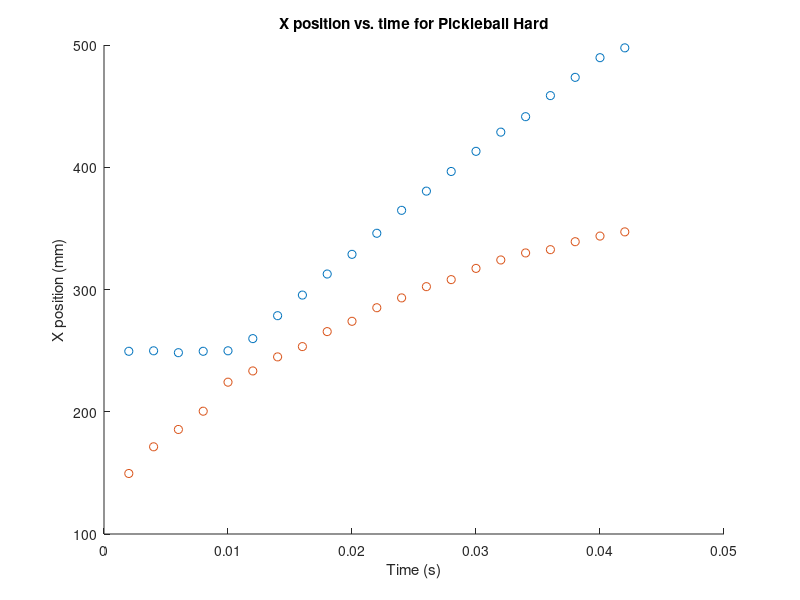

This figure's MATLAB source: (Note: this script raises an error after producing the figure.)
data = load('results_collision_pickleball_hard_speed.txt');

t = data(:,1); 
rack_x = data(:,2); 
rack_y = data(:,3); 
ball_x = data(:,4); 
ball_y = data(:,5); 

n = length(t); 

rack_vx = zeros(n,1);
rack_vy = zeros(n,1);

ball_vx = zeros(n,1);
ball_vy = zeros(n,1);

%% --- Manually Calculated Data ---
% Enter per video

step_size = 2; 
t_contact_start = 0.008; 
i_contact_start = t_contact_start * (1000/step_size); %% get index (multiply by fps/steps)

t_contact_end = 0.012; 
i_contact_end = t_contact_end * (1000/step_size);

h_before = 0.268; 
h_after = 0.106; 

cor = sqrt(h_after/h_before); 

fprintf('COR: %.3f\n', cor);

mass_rack = 211 / 1000;
mass_ball = 26 / 1000; 


%% --- Velocity (central difference) ---
for i = 2:n-1
    dt = t(i+1) - t(i-1);
    rack_vx(i) = (rack_x(i+1) - rack_x(i-1)) / dt;
    rack_vy(i) = (rack_y(i+1) - rack_y(i-1)) / dt;

    ball_vx(i) = (ball_x(i+1) - ball_x(i-1)) / dt;
    ball_vy(i) = (ball_y(i+1) - ball_y(i-1)) / dt;
end

rack_vx(1) = (rack_x(2) - rack_x(1)) / (t(2) - t(1));
rack_vy(1) = (rack_y(2) - rack_y(1)) / (t(2) - t(1));

ball_vx(1) = (ball_x(2) - ball_x(1)) / (t(2) - t(1));
ball_vy(1) = (ball_y(2) - ball_y(1)) / (t(2) - t(1));

%% --- Plotting (position, velocity) --- 

figure; 
hold on; 
scatter(t, ball_x); 
scatter(t, rack_x); 
ylabel('X position (mm)'); 
xlabel('Time (s)'); 
title('X position vs. time for Pickleball Hard')
xline(t_contact_start, '--');
xline(t_contact_end, '-.')

legend('Ball', 'Racket', 'Contact Point');


hold off; 

figure; 
hold on; 
scatter(t, ball_vx); 
scatter(t, rack_vy); 
ylabel('X velocity (mm/s)'); 
xlabel('Time (s)'); 
title('X velocity vs. time for Pickleball Hard')
xline(t_contact_start, '--');
xline(t_contact_end, '-.')
legend('Ball', 'Racket', 'Contact Start', 'Contact End');

%% --- Expected Velocity Analysis --- 


ball_v_before = mean(ball_vx(1:i_contact_start-1)) / 1000;
ball_v_after = mean(ball_vx(i_contact_end+1:end)) / 1000;

rack_v_before = mean(rack_vx(1:i_contact_start-1)) / 1000;
rack_v_after = mean(rack_vx(i_contact_end:end)) / 1000;


exp_ball_v = mass_rack * (1 / (mass_rack + mass_ball)) * (1 + cor) * rack_v_before; 

fprintf('Recorded average velocity of the ball post collision: %.3f m/s\n', ball_v_after); 
fprintf('Expected velocity of the ball post collision: %.3f m/s\n', exp_ball_v); 

%% --- Average Force Analysis --- 

delta_t = t_contact_end - t_contact_start; 

f_avg = (mass_ball * (ball_v_after))/delta_t; 
f_avg_w = f_avg / (mass_rack * 9.81); 

fprintf('Average force on the ball during the collision %.3f N\n', f_avg);
fprintf('Average force in terms of racket weight %.3f\n', f_avg_w); 

%% --- Mass and Velocity Ratio Analysis --- 

v_b_to_u_r = ball_v_after / rack_v_before; 
m_r_to_m_b = mass_rack / mass_ball; 

fprintf('Ratio of V_fb to V_ir is: %.3f\n', v_b_to_u_r); 
fprintf('Ratio of m_r to m_b is: %.3f\n', m_r_to_m_b); 
